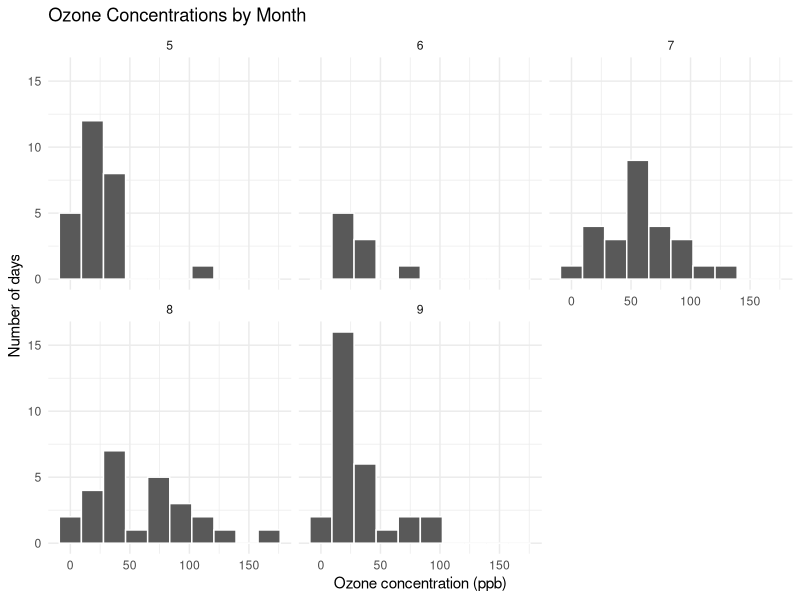
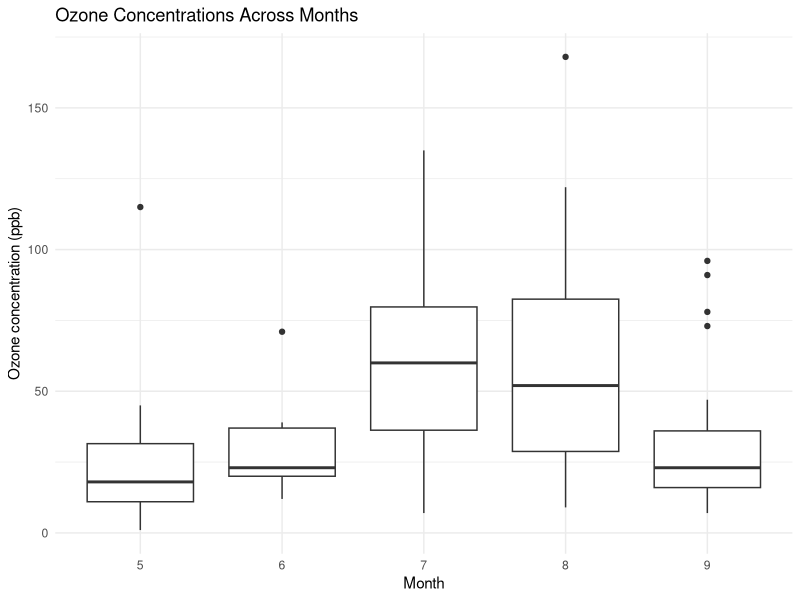
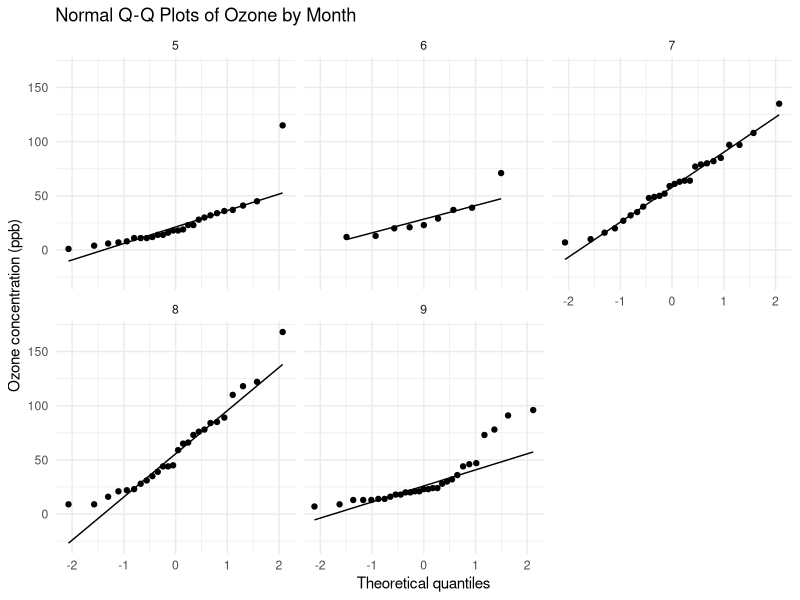
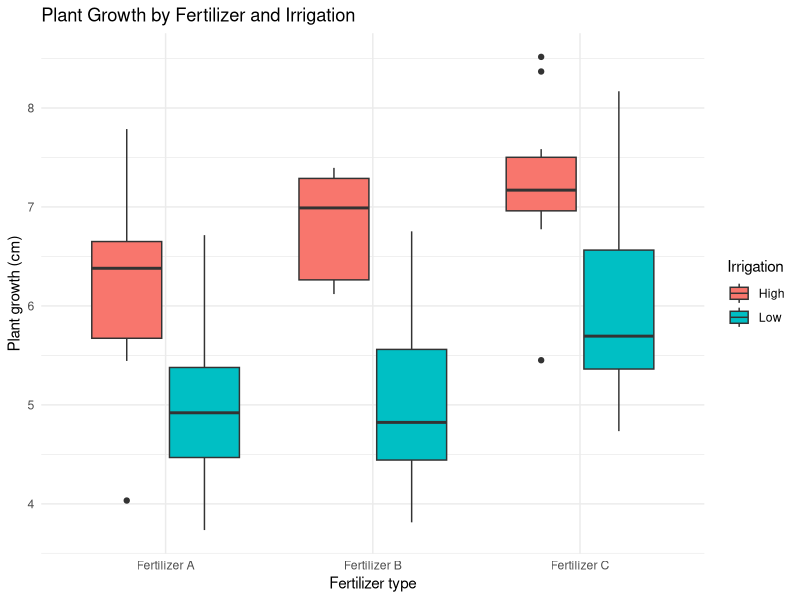
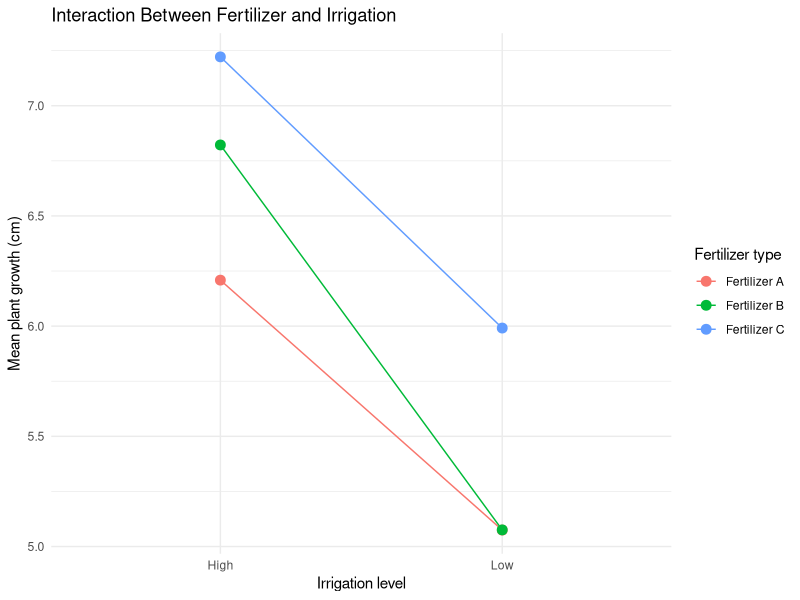
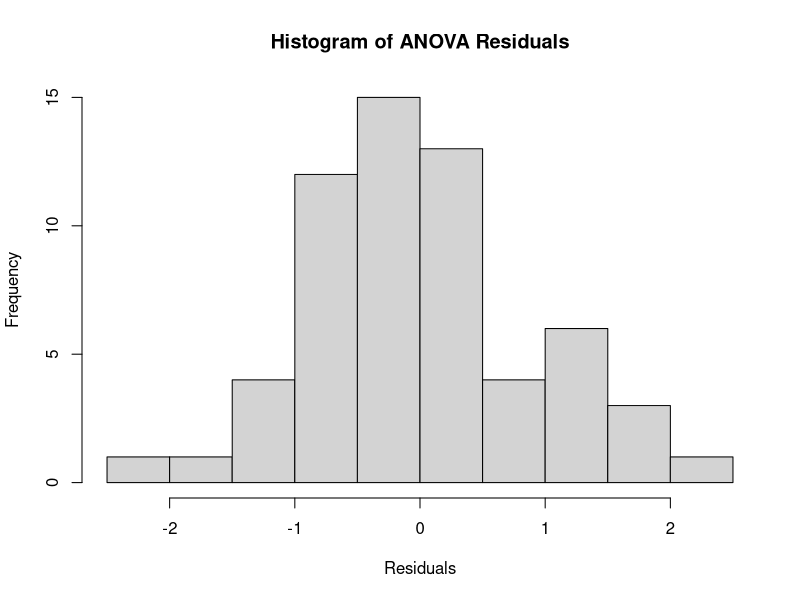
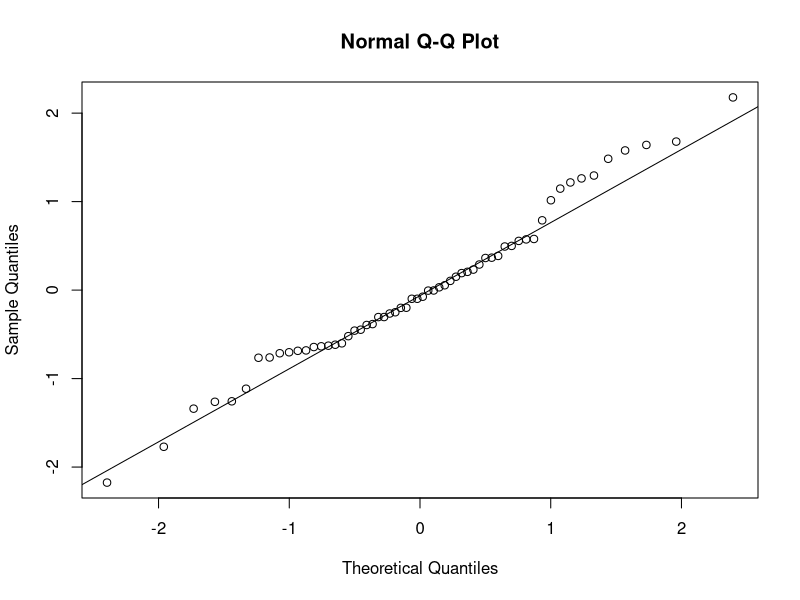

R code for these plots, in order:
## ---- chunk 1
library(tidyverse)
library(car)
## ---- chunk 2
data("airquality")
head(airquality)
str(airquality)
summary(airquality)
## ---- chunk 3
library(tidyverse)

ozone_data <- airquality |>
  filter(!is.na(Ozone))

ozone_data$Month <- as.factor(ozone_data$Month)
table(ozone_data$Month)
## ---- chunk 4
library(tidyverse)

ggplot(ozone_data, aes(x = Ozone)) +
  geom_histogram(bins = 10, color = "white") +
  facet_wrap(~Month) +
  labs(
    title = "Ozone Concentrations by Month",
    x = "Ozone concentration (ppb)",
    y = "Number of days"
  ) +
  theme_minimal()

ggplot(ozone_data, aes(x = Month, y = Ozone)) +
  geom_boxplot() +
  labs(
    title = "Ozone Concentrations Across Months",
    x = "Month",
    y = "Ozone concentration (ppb)"
  ) +
  theme_minimal()

ozone_data |>
  group_by(Month) |>
  summarise(
    n = n(),
    mean_ozone = mean(Ozone),
    sd_ozone = sd(Ozone)
  )
## ---- chunk 5
library(tidyverse)
library(car)

ggplot(ozone_data, aes(sample = Ozone)) +
  stat_qq() +
  stat_qq_line() +
  facet_wrap(~Month) +
  labs(
    title = "Normal Q-Q Plots of Ozone by Month",
    x = "Theoretical quantiles",
    y = "Ozone concentration (ppb)"
  ) +
  theme_minimal()

shapiro.test(ozone_data$Ozone[ozone_data$Month == "5"])
shapiro.test(ozone_data$Ozone[ozone_data$Month == "6"])
shapiro.test(ozone_data$Ozone[ozone_data$Month == "7"])
shapiro.test(ozone_data$Ozone[ozone_data$Month == "8"])
shapiro.test(ozone_data$Ozone[ozone_data$Month == "9"])

leveneTest(Ozone ~ Month, data = ozone_data)
## ---- chunk 6
kruskal.test(Ozone ~ Month, data = ozone_data)

pairwise.wilcox.test(
  ozone_data$Ozone,
  ozone_data$Month,
  p.adjust.method = "bonferroni"
)
## ---- chunk 7
set.seed(123)
n <- 60

fertilizer <- rep(
  c("Fertilizer A", "Fertilizer B", "Fertilizer C"),
  each = n / 3
)

irrigation <- rep(
  rep(c("Low", "High"), each = n / 6),
  3
)

plant_growth <- rnorm(n, mean = 5, sd = 1) +
  ifelse(
    fertilizer == "Fertilizer B", 0.5,
    ifelse(fertilizer == "Fertilizer C", 1, 0)
  ) +
  ifelse(irrigation == "High", 1, 0)

plant_data <- data.frame(
  Fertilizer = fertilizer,
  Irrigation = irrigation,
  Plant_Growth = plant_growth
)

plant_data$Fertilizer <- as.factor(plant_data$Fertilizer)
plant_data$Irrigation <- as.factor(plant_data$Irrigation)
## ---- chunk 8
head(plant_data)
str(plant_data)
table(plant_data$Fertilizer, plant_data$Irrigation)
## ---- chunk 9
library(tidyverse)

plant_summary <- plant_data |>
  group_by(Fertilizer, Irrigation) |>
  summarise(
    n = n(),
    mean_growth = mean(Plant_Growth),
    sd_growth = sd(Plant_Growth)
  )

plant_summary
## ---- chunk 10
library(tidyverse)

ggplot(plant_data, aes(x = Fertilizer, y = Plant_Growth, fill = Irrigation)) +
  geom_boxplot() +
  labs(
    title = "Plant Growth by Fertilizer and Irrigation",
    x = "Fertilizer type",
    y = "Plant growth (cm)",
    fill = "Irrigation"
  ) +
  theme_minimal()

ggplot(
  plant_summary,
  aes(x = Irrigation, y = mean_growth, color = Fertilizer, group = Fertilizer)
) +
  geom_line() +
  geom_point(size = 3) +
  labs(
    title = "Interaction Between Fertilizer and Irrigation",
    x = "Irrigation level",
    y = "Mean plant growth (cm)",
    color = "Fertilizer type"
  ) +
  theme_minimal()
## ---- chunk 11
anova_result <- aov(
  Plant_Growth ~ Fertilizer * Irrigation,
  data = plant_data
)
summary(anova_result)
## ---- chunk 12
library(car)

hist(
  residuals(anova_result),
  main = "Histogram of ANOVA Residuals",
  xlab = "Residuals"
)

qqnorm(residuals(anova_result))
qqline(residuals(anova_result))

shapiro.test(residuals(anova_result))
leveneTest(Plant_Growth ~ Fertilizer * Irrigation, data = plant_data)
## ---- chunk 13
TukeyHSD(anova_result, which = "Fertilizer")
TukeyHSD(anova_result, which = "Irrigation")
